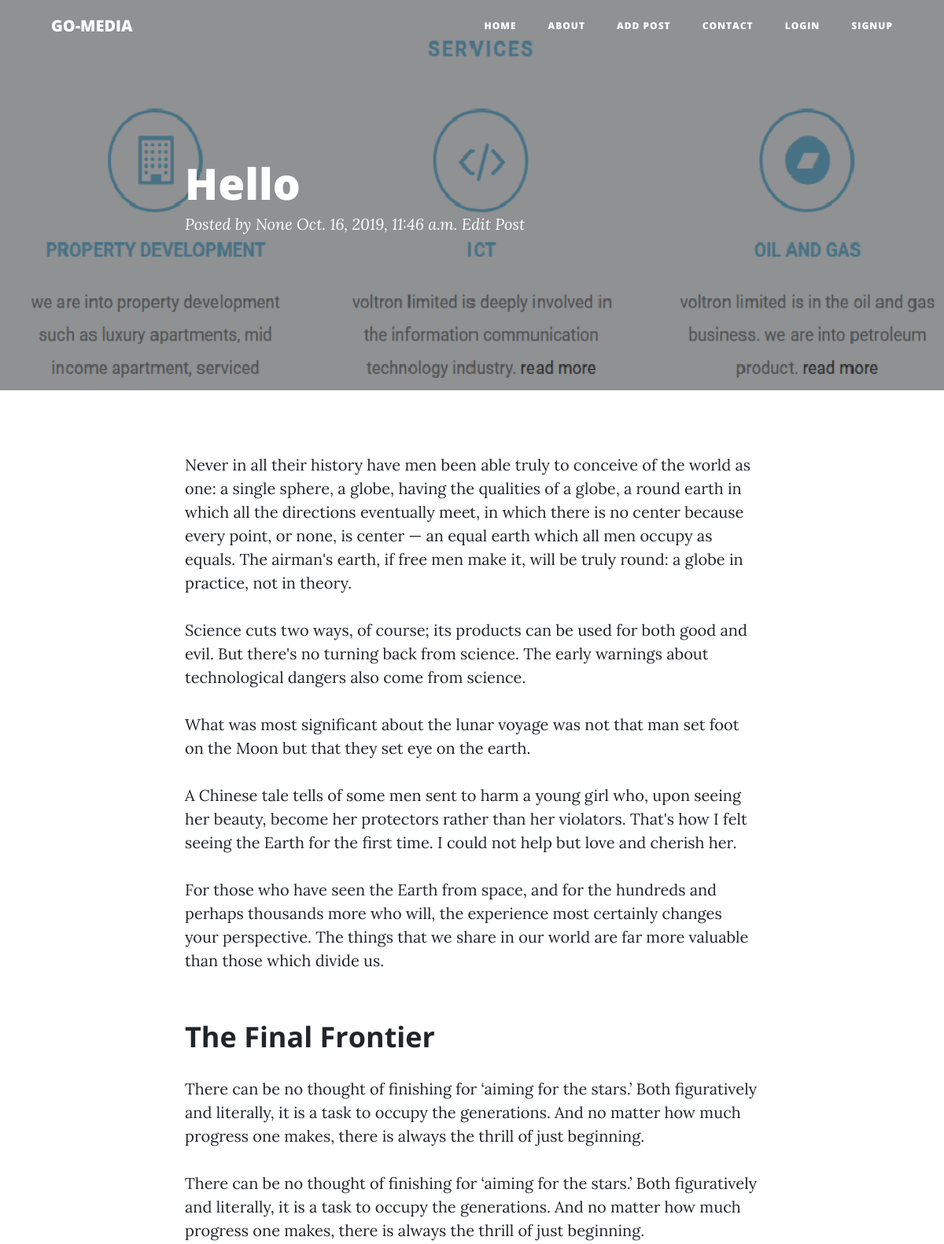
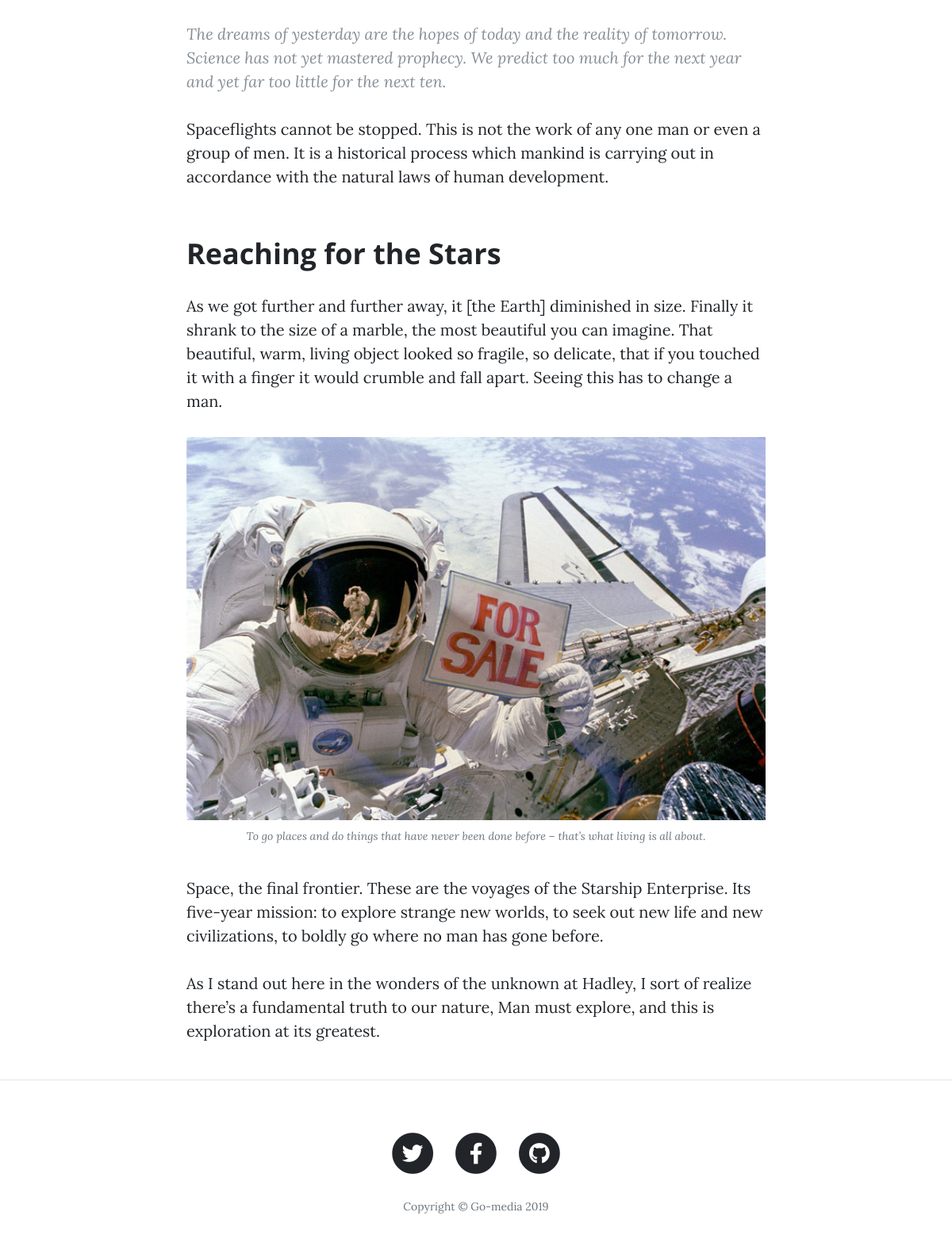
/hello/, run on the app's committed database (2 pictures, top to bottom).
### posts/models.py (models this page shows, shortened)
class Post(models.Model):
    title = models.CharField(max_length = 200)
    slug = models.SlugField(allow_unicode = True, unique = True)
    text = models.TextField()
    featured_image = models.ImageField(upload_to = 'images', default='/images/gig.png')
    publish_date = models.DateTimeField(auto_now = True)
    user = models.ForeignKey(User, related_name = 'posts', null = True, on_delete=models.CASCADE)
    class Meta:
        ordering = ['-publish_date']

### posts/views.py (the view)
# urls.py: path('<slug:slug>/', views.PostDetail.as_view(), name = 'detail'),
class PostDetail(generic.DetailView):
    model = Post

### posts/templates/posts/post_detail.html (shortened to what this page needs)
{% extends 'base.html' %}
{% block content %}
<header class="masthead" style="background-image: url({{ post.featured_image.url }})">
  <div class="overlay"></div>
    <div class="container">
      <div class="row">
        <div class="col-lg-8 col-md-10 mx-auto">
          <div class="post-heading">
            <h1>{{post.title}}</h1>
            <span class="meta">Posted by
              <a href="#">{{post.user}}</a>
              {{ post.publish_date }} <a href="{% url 'posts:edit' slug=post.slug %}">Edit Post</a>
            </span>
          </div>
        </div>
      </div>
    </div>
  </header>
  <article>
    <div class="container">
      <div class="row">
        <div class="col-lg-8 col-md-10 mx-auto">
          <p>Never in all their history have men been able truly to conceive of the world as one: a single sphere, a globe, having the qualities of a globe, a round earth in which all the directions eventually meet, in which there is no center because every point, or none, is center — an equal earth which all men occupy as equals. The airman's earth, if free men make it, will be truly round: a globe in practice, not in theory.</p>
          <p>Science cuts two ways, of course; its products can be used for both good and evil. But there's no turning back from science. The early warnings about technological dangers also come from science.</p>
          <p>What was most significant about the lunar voyage was not that man set foot on the Moon but that they set eye on the earth.</p>
          <p>A Chinese tale tells of some men sent to harm a young girl who, upon seeing her beauty, become her protectors rather than her violators. That's how I felt seeing the Earth for the first time. I could not help but love and cherish her.</p>
          <p>For those who have seen the Earth from space, and for the hundreds and perhaps thousands more who will, the experience most certainly changes your perspective. The things that we share in our world are far more valuable than those which divide us.</p>
          <h2 class="section-heading">The Final Frontier</h2>
          <p>There can be no thought of finishing for ‘aiming for the stars.’ Both figuratively and literally, it is a task to occupy the generations. And no matter how much progress one makes, there is always the thrill of just beginning.</p>
          <p>There can be no thought of finishing for ‘aiming for the stars.’ Both figuratively and literally, it is a task to occupy the generations. And no matter how much progress one makes, there is always the thrill of just beginning.</p>
          <blockquote class="blockquote">The dreams of yesterday are the hopes of today and the reality of tomorrow. Science has not yet mastered prophecy. We predict too much for the next year and yet far too little for the next ten.</blockquote>
          <p>Spaceflights cannot be stopped. This is not the work of any one man or even a group of men. It is a historical process which mankind is carrying out in accordance with the natural laws of human development.</p>
          <h2 class="section-heading">Reaching for the Stars</h2>
          <p>As we got further and further away, it [the Earth] diminished in size. Finally it shrank to the size of a marble, the most beautiful you can imagine. That beautiful, warm, living object looked so fragile, so delicate, that if you touched it with a finger it would crumble and fall apart. Seeing this has to change a man.</p>
          <a href="#">
            <img class="img-fluid" src="img/post-sample-image.jpg" alt="">
          </a>
          <span class="caption text-muted">To go places and do things that have never been done before – that’s what living is all about.</span>
          <p>Space, the final frontier. These are the voyages of the Starship Enterprise. Its five-year mission: to explore strange new worlds, to seek out new life and new civilizations, to boldly go where no man has gone before.</p>
          <p>As I stand out here in the wonders of the unknown at Hadley, I sort of realize there’s a fundamental truth to our nature, Man must explore, and this is exploration at its greatest.</p>
        </div>
      </div>
    </div>
  </article>
  <hr>
{% endblock %}

### data on the page
Post: featured_image (picture), title "Hello", user "None", publish_date "Oct. 16, 2019, 11:46 a.m."
